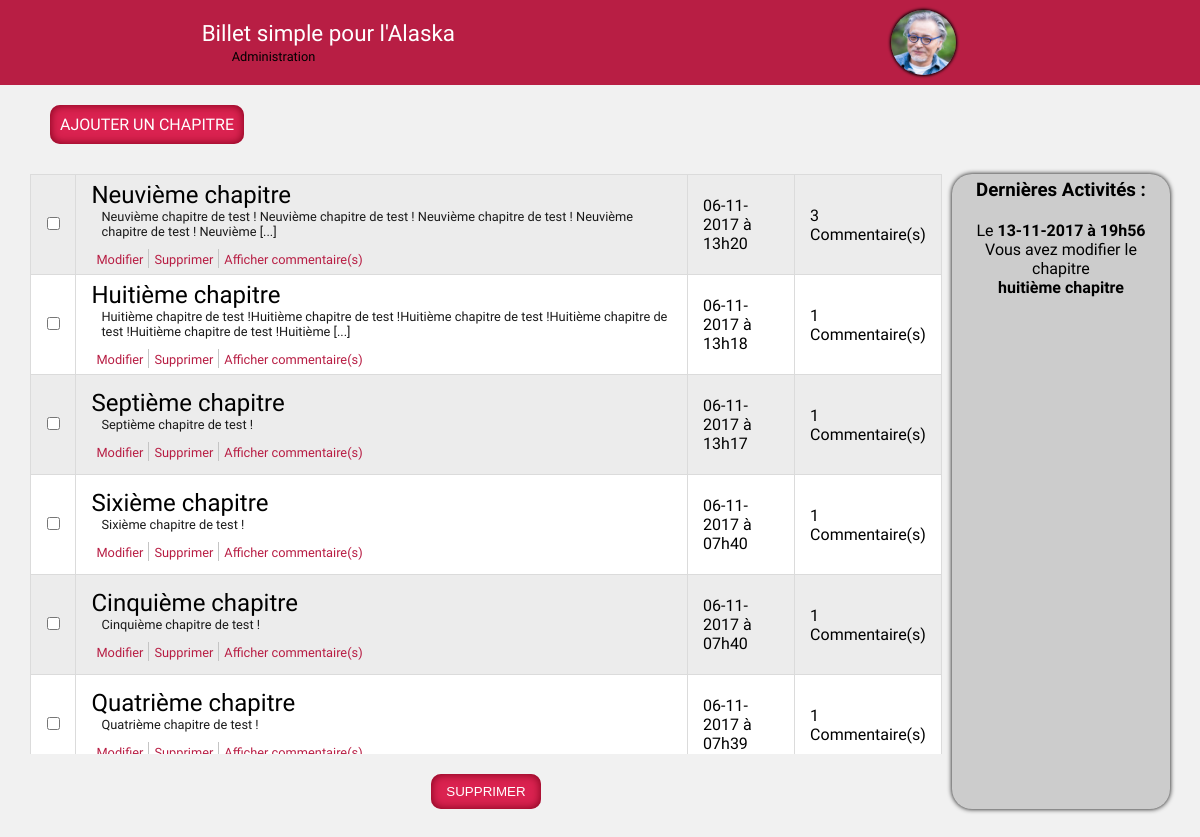
Screenshot of /admin.php (signed in) with the database file from the repository.
### tables this page shows
CREATE TABLE `tickets` (
  `id` int(11) NOT NULL,
  `title` varchar(255) NOT NULL,
  `content` text NOT NULL,
  `dateTimeAdd` datetime NOT NULL,
  `dateTimeLastModified` datetime DEFAULT NULL
);

### controler/backend.php (called while the page is built, shortened)
<?php
function callGetTickets() {
    $dataTickets = Ticket::displayListTickets();
    $lastTicketmodify = Ticket::displayLastTicketsModify();
    require 'view/backend/viewAdmin.php';
}
function cutText($text, $nbChar)
{
    $text = trim(strip_tags($text));
	if(is_numeric($nbChar))
	{
        $PointSuspension = ' [...]';
		$LengthText = strlen($text);
		if ($LengthText > $nbChar) {
            $text = substr($text, 0, strpos($text, ' ', $nbChar));
			$text .= $PointSuspension;
		}
	}
	return $text;
};

### model/TicketsManager.php (called while the page is built, shortened)
<?php
class TicketsManager extends Manager
{
    public function getListTickets()
    {
        $bdd = $this->bddConnect();
        $request = $bdd->query('SELECT id, title, content, DATE_FORMAT(dateTimeAdd, \'%d-%m-%Y à %Hh%i\') AS dateTimeAddTicket FROM tickets ORDER BY dateTimeAdd DESC') or die(print_r($request->errorInfo(), TRUE));
        $data = $request->fetchAll();
        return $data;
    }
    public function getLastTicketModify()
    {
        $bdd = $this->bddConnect();
        $request = $bdd->query('SELECT title, DATE_FORMAT(dateTimeLastModified, \'%d-%m-%Y à %Hh%i\') AS dateTimeLastModified FROM tickets ORDER BY dateTimeLastModified DESC LIMIT 0, 1') or die(print_r($request->errorInfo(), TRUE));
        $data = $request->fetchAll();
        return $data;
    }
}

### model/Ticket.php (called while the page is built, shortened)
<?php
class Ticket
{
    public static function displayListTickets()
    {
        return (new TicketsManager)->getListTickets();
    }
    public static function displayLastTicketsModify()
    {
        return (new TicketsManager)->getLastTicketModify();
    }
}

### model/CommentsManager.php (called while the page is built, shortened)
<?php
class CommentsManager extends Manager
{
    public function getNbComments($id)
    {
        $bdd = $this->bddConnect();
        $request = $bdd->prepare('SELECT COUNT(*) AS nbComments FROM comments WHERE idTicket=?');
        $request->execute(array($id)) or die(print_r($request->errorInfo(), TRUE));
        $dataNb = $request->fetchAll();
        return $dataNb;
    }
}

### view/backend/viewAdmin.php (the view, shortened to what this page needs)
<span class="lienPage"><a href="ticket.php">Ajouter un chapitre</a></span>
<section id="accueilAdmin">
    <?php
    if($dataTickets != null)
    {
    ?>
    <article id="listeChapitres">
        <form method="post" action="delete.php">
            <div id="blocTable">
                <table>
                <?php
                $idIncrement = 0;
                foreach($dataTickets as $areaTicket) :
                    $comment = new CommentsManager();
                    $dataComment = $comment->getNbComments($areaTicket['id']);
                    foreach($dataComment as $nbComment) :
                ?>
                    <tr>
                        <td>
                            <input type="checkbox" name="id[<?= $idIncrement; ?>]" id="id" value="<?= $areaTicket['id']; ?>">
                            <?php $idIncrement++; ?>
                        </td>
                        <td>
                            <a href="ticket.php?modification=on&id=<?= $areaTicket['id']; ?>" class="titreChapitre"><?= ucfirst($areaTicket['title']); ?></a>
                            <p><?= cutText($areaTicket['content'], 180); ?></p>
                            <ul>
                                <li><a href="ticket.php?modification=on&id=<?= $areaTicket['id']; ?>">Modifier</a></li>
                                <li><a href="delete.php?suppressionChapitre=on&id=<?= $areaTicket['id']; ?>">Supprimer</a></li>
                                <li><a href="comment.php?comment=on&id=<?= $areaTicket['id']; ?>&nbComments=<?= $nbComment['nbComments']; ?>">Afficher commentaire(s)</a></li>
                            </ul>
                        </td>
                        <td>
                            <p><?= $areaTicket['dateTimeAddTicket']; ?></p>
                        </td>
                        <td>
                            <?= $nbComment['nbComments']; ?> Commentaire(s)
                        </td>
                    </tr>
                    <?php endforeach; ?>
                <?php endforeach; ?>
                </table>
            </div>
            <input type="submit" class="lienPage" value="Supprimer">
        </form>
    </article>
    <aside id="activitesBlog">
        <h1>Dernières Activités :</h1>
        <p id="TicketModifiy">
            Le <span class="infoModificationChapitre"><?= $lastTicketmodify[0]['dateTimeLastModified']; ?></span><br>
            Vous avez modifier le chapitre<br>
            <span class="infoModificationChapitre"><?= $lastTicketmodify[0]['title']; ?></span>
        </p>
    </aside>
    <?php
    }
    else
    {
        echo 'Votre roman ne contient encore aucun chapitre';
    }
    ?>
</section>
<?php
require 'template.php';

### Contenu/css/style.css (style rules this page uses)
* { margin: 0; padding: 0; }
body { width: 100%; height: 100%; background-color: #f1f1f1; font-family: 'El Messiri', sans-serif; }
section { margin: 15px; }
span.lienPage a, form input[type="submit"].lienPage { display: inline-block; background-color: #da2250; padding: 10px; color: #fff; border-radius: 10px; text-decoration: none; box-shadow: inset 0 0 10px #790018; text-transform: uppercase; transition: all 0.5s; }
span.lienPage a { margin: 20px 0 0 50px; }
#accueilAdmin { display: flex; justify-content: space-around; }
#listeChapitres { width: 80%; margin: 15px 5px 15px 15px; }
#listeChapitres form input[type="submit"].lienPage { display: block; width: 110px; margin: 20px auto 0 auto; }
form input[type="submit"].lienPage { border: none; cursor: pointer; }
#blocTable { overflow-y: scroll; height: 580px; }
#blocTable table { width: 100%; border-collapse: collapse; }
article#listeChapitres table tr { height: 100px; }
article#listeChapitres table tr:nth-child(odd) { background-color: #ececec; }
article#listeChapitres table tr:nth-child(even) { background-color: #ffffff; }
article#listeChapitres table td { border: 1px solid #dbdbdb; padding: 0 15px; }
article#listeChapitres table td:first-child { width: 5%; text-align: center; }
article#listeChapitres table td:nth-child(2) { width: 70%; }
article#listeChapitres table td:nth-child(3) { width: 12%; }
article#listeChapitres table td:nth-child(4) { width: 12%; }
article#listeChapitres table td a.titreChapitre { color: #000; text-decoration: none; font-size: 1.5em; }
article#listeChapitres table td:nth-child(2) p { font-size: 0.8em; color: #1a1a1a; margin-left: 10px; }
article#listeChapitres table td:nth-child(2) ul, section#commentaires article ul { display: flex; margin-top: 10px; }
article#listeChapitres table td:nth-child(2) ul li, section#commentaires article ul li { list-style-type: none; }
article#listeChapitres table td:nth-child(2) ul li + li, section#commentaires article ul li + li { border-left: 1px outset #c4c4c4; }
article#listeChapitres table td:nth-child(2) ul li a, section#commentaires article.comment ul li a { color: #b81e44; text-decoration: none; font-size: 0.8em; padding: 0 5px; }
#activitesBlog { text-align: center; margin: 15px 15px 15px 5px; box-shadow: 0 0 5px #000; background-color: #ccc; border-radius: 20px; padding: 5px; }
#activitesBlog p#TicketModifiy { margin-top: 20px; }
#activitesBlog .infoModificationChapitre { font-weight: bold; }

### rows the page displays
tickets: title "Neuvième chapitre", content "Neuvième chapitre de test ! Neuvième chapitre de test ! Neuvième chapitre de test ! Neuvième chapitre de test ! Neuvième [...]", dateTimeAddTicket "06-11-2017 à 13h20", nbComments "3"
tickets: title "Huitième chapitre", content "Huitième chapitre de test !Huitième chapitre de test !Huitième chapitre de test !Huitième chapitre de test !Huitième chapitre de test !Huitième [...]", dateTimeAddTicket "06-11-2017 à 13h18", nbComments "1", title "huitième chapitre"
tickets: title "Septième chapitre", content "Septième chapitre de test !", dateTimeAddTicket "06-11-2017 à 13h17", nbComments "1"
tickets: title "Sixième chapitre", content "Sixième chapitre de test !", dateTimeAddTicket "06-11-2017 à 07h40", nbComments "1"
tickets: title "Cinquième chapitre", content "Cinquième chapitre de test !", dateTimeAddTicket "06-11-2017 à 07h40", nbComments "1"
tickets: title "Quatrième chapitre", content "Quatrième chapitre de test !", dateTimeAddTicket "06-11-2017 à 07h39", nbComments "1"

### other values shown
$lastTicketmodify[0]['dateTimeLastModified'] "13-11-2017 à 19h56"
